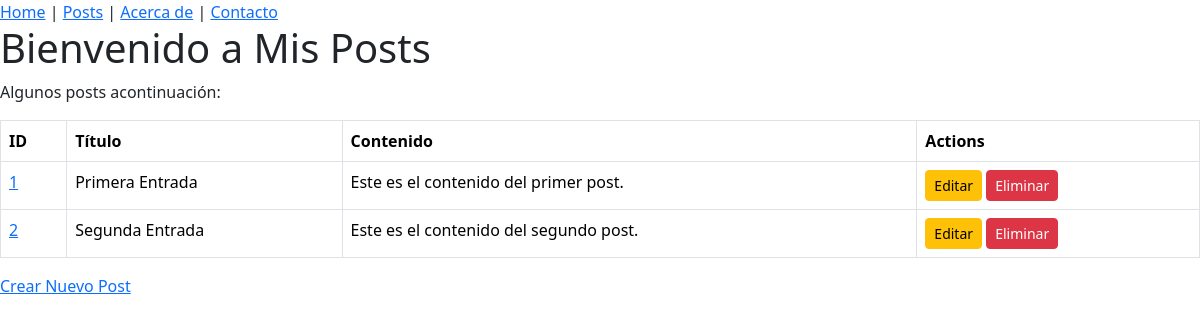
Before: /post with the older database file.
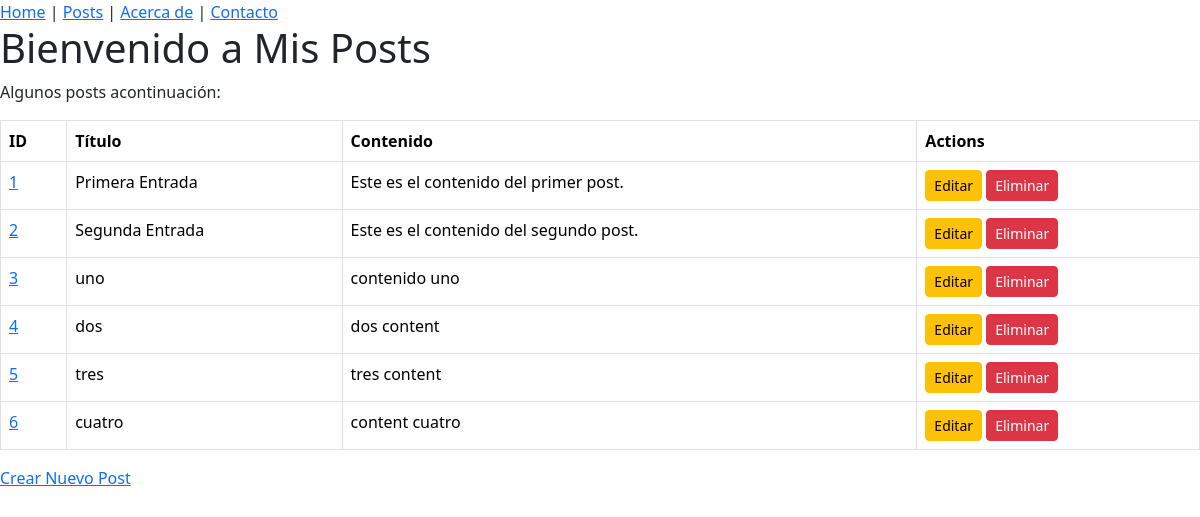
After: the same page with the newer database file.
### tables this page shows
CREATE TABLE posts (id INTEGER PRIMARY KEY AUTOINCREMENT, title TEXT NOT NULL, content TEXT NOT NULL);

### flask_main.py (the view)
@app.route("/post", methods=["GET"])
def get_all_post():
    conn = get_db_connection()
    posts = conn.execute('SELECT * FROM posts').fetchall()
    conn.close()
    return render_template("post/posts.html", posts=posts)

### flask_main.py (called while the page is built)
def get_db_connection():
    conn = sqlite3.connect("database.db")
    conn.row_factory = sqlite3.Row
    return  conn

### templates/post/posts.html
{% extends 'base.html' %}
{% block content %}
<h1>Bienvenido a Mis Posts</h1>
<p>Algunos posts acontinuación:</p>
{% if posts %}
<table class="table table-bordered">
    <thead>
        <tr>
            <th>ID</th>
            <th>Título</th>
            <th>Contenido</th>
            <th>Actions</th>
        </tr>
    </thead>
    <tbody>
        {% for post in posts %}
        <tr>
            <td><a href="{{ url_for('get_one_post', post_id=post['id']) }}">{{ post['id'] }}</a></td>
            <td>{{ post['title'] }}</td>
            <td>{{ post['content'] }}</td>
            <td>
                <a href="{{ url_for('edit_one_post', post_id=post['id']) }}" class="btn btn-warning btn-sm">Editar</a>
                <form action="{{ url_for('delete_one_post', post_id=post['id']) }}" method="post" style="display:inline;">
                    <button type="submit" class="btn btn-danger btn-sm" onclick="return confirm('¿Estás seguro de que deseas eliminar este post?');">Eliminar</button>
                </form>
            </td>
        </tr>
        {% endfor %}
    </tbody>
</table>
{% else %}
<p>No hay nada en la tabla.</p>
{% endif %}
<a href="{{ url_for('create_one_post')}}">Crear Nuevo Post</a>
{% endblock %}

### templates/base.html (shortened to what this page needs)
<!DOCTYPE html>
<html lang="en">
<head>
    <link href="https://cdn.jsdelivr.net/npm/bootstrap@5.3.3/dist/css/bootstrap.min.css" rel="stylesheet">
</head>
<body>
    {% include 'navbar.html' %}
    {% block content %}{% endblock %}
</body>
</html>

### templates/navbar.html
<nav>
    <a href="/home">Home</a> |
    <a href="/post">Posts</a> |
    <a href="#">Acerca de</a> |
    <a href="#">Contacto</a>
</nav>

Changed rows visible on the page:
added posts: id "3", title "uno", content "contenido uno"
added posts: id "4", title "dos", content "dos content"
added posts: id "5", title "tres", content "tres content"
added posts: id "6", title "cuatro", content "content cuatro"
